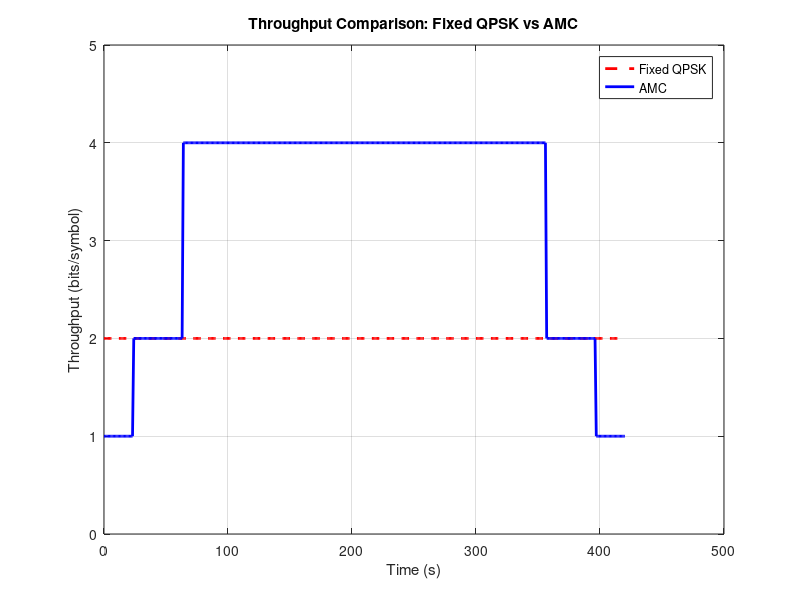

This chart was generated by the following MATLAB code:
% Plot 3: Throughput comparison between Fixed QPSK and AMC
clear; clc; close all;
% Parameters
T = 420;
theta_min = 8.2;
theta_max = 90;
Re = 6371e3;
h = 790e3;
f = 1.62e9;
c = 3e8;
wavelength = c / f;
% Time array
t = 0:1:T;
% Elevation angle model
elevation = theta_min + (theta_max - theta_min) .* sin((pi .* t) ./ T);
% Slant range calculation
elevation_rad = deg2rad(elevation);
alpha = pi/2 - elevation_rad - asin((Re .* cos(elevation_rad)) ./ (Re + h));
slant = sqrt(Re.^2 + (Re + h).^2 - ...
2 .* Re .* (Re + h) .* cos(alpha));
% FSPL calculation
fspl = 20 .* log10((4 .* pi .* slant) ./ wavelength);
% Eb/N0 model
EbN0_peak = 16;
fspl_min = min(fspl);
EbN0 = EbN0_peak - (fspl - fspl_min);
% AMC thresholds
threshold_BPSK_QPSK = 9.6;
threshold_QPSK_16QAM = 13.5;
% Fixed QPSK throughput
fixed_QPSK_throughput = 2 .* ones(size(t)); % bits/symbol
% AMC throughput
AMC_throughput = zeros(size(t));
for i = 1:length(t)
if EbN0(i) < threshold_BPSK_QPSK
AMC_throughput(i) = 1; % BPSK
elseif EbN0(i) < threshold_QPSK_16QAM
AMC_throughput(i) = 2; % QPSK
else
AMC_throughput(i) = 4; % 16-QAM
end
end
% Plot
figure;
plot(t, fixed_QPSK_throughput, 'r--', 'LineWidth', 2);
hold on;
plot(t, AMC_throughput, 'b-', 'LineWidth', 2);
xlabel('Time (s)');
ylabel('Throughput (bits/symbol)');
title('Throughput Comparison: Fixed QPSK vs AMC');
grid on;
legend('Fixed QPSK', 'AMC', 'Location', 'best');
ylim([0 5]);
hold off;
